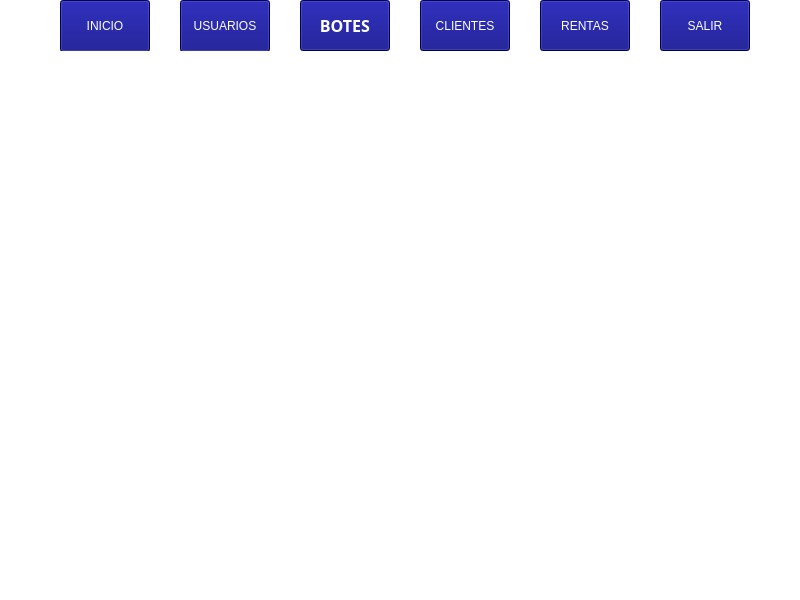
<?xml version="1.0" encoding="UTF-8"?>
<ui version="4.0">
 <class>MainWindow</class>
 <widget class="QMainWindow" name="MainWindow">
  <property name="geometry">
   <rect>
    <x>0</x>
    <y>0</y>
    <width>800</width>
    <height>600</height>
   </rect>
  </property>
  <property name="windowTitle">
   <string>S R B | INICIO</string>
  </property>
  <property name="windowIcon">
   <iconset>
    <normaloff>../../../public/img/icon-SRB.png</normaloff>../../public/img/icon-SRB.png</iconset>
  </property>
  <property name="styleSheet">
   <string notr="true">background-color: rgb(255, 255, 255);</string>
  </property>
  <widget class="QWidget" name="centralwidget">
   <widget class="QStackedWidget" name="stackedWidget">
    <property name="geometry">
     <rect>
      <x>0</x>
      <y>50</y>
      <width>791</width>
      <height>541</height>
     </rect>
    </property>
    <property name="currentIndex">
     <number>0</number>
    </property>
    <widget class="QWidget" name="page">
     <widget class="QLabel" name="lb_image">
   <property name="geometry">
    <rect>
     <x>120</x>
     <y>40</y>
     <width>551</width>
     <height>411</height>
    </rect>
   </property>
   <property name="styleSheet">
    <string notr="true"/>
   </property>
   <property name="text">
    <string/>
   </property>
   <property name="pixmap">
    <pixmap>../../../public/img/logo-SRB.png</pixmap>
   </property>
   <property name="scaledContents">
    <bool>true</bool>
   </property>
   <property name="alignment">
    <set>Qt::AlignCenter</set>
   </property>
  </widget>
    </widget>
    <widget class="QWidget" name="page_3">
     <widget class="QPushButton" name="btnInsertU">
      <property name="geometry">
       <rect>
        <x>20</x>
        <y>10</y>
        <width>281</width>
        <height>51</height>
       </rect>
      </property>
      <property name="styleSheet">
       <string notr="true">background-color: rgb(255, 170, 0);
font: 14pt &quot;Roboto Bk&quot;;
color: rgb(0, 0, 127);</string>
      </property>
      <property name="text">
       <string>AGREGAR USUARIO NUEVO</string>
      </property>
     </widget>
     <widget class="QTableView" name="tableView">
      <property name="geometry">
       <rect>
        <x>10</x>
        <y>70</y>
        <width>771</width>
        <height>441</height>
       </rect>
      </property>
     </widget>
    </widget>
    <widget class="QWidget" name="page_4">
     <widget class="QPushButton" name="btnInsertU_2">
      <property name="geometry">
       <rect>
        <x>20</x>
        <y>10</y>
        <width>281</width>
        <height>51</height>
       </rect>
      </property>
      <property name="styleSheet">
       <string notr="true">background-color: rgb(255, 170, 0);
font: 14pt &quot;Roboto Bk&quot;;
color: rgb(0, 0, 127);</string>
      </property>
      <property name="text">
       <string>REGISTRAR BOTE</string>
      </property>
     </widget>
     <widget class="QTableView" name="tableView_2">
      <property name="geometry">
       <rect>
        <x>10</x>
        <y>70</y>
        <width>771</width>
        <height>441</height>
       </rect>
      </property>
     </widget>
    </widget>
    <widget class="QWidget" name="page_5">
     <widget class="QPushButton" name="btnInsertU_3">
      <property name="geometry">
       <rect>
        <x>20</x>
        <y>10</y>
        <width>321</width>
        <height>51</height>
       </rect>
      </property>
      <property name="styleSheet">
       <string notr="true">background-color: rgb(255, 170, 0);
font: 14pt &quot;Roboto Bk&quot;;
color: rgb(0, 0, 127);</string>
      </property>
      <property name="text">
       <string>AGREGAR CLIENTE NUEVO</string>
      </property>
     </widget>
     <widget class="QTableView" name="tableView_3">
      <property name="geometry">
       <rect>
        <x>10</x>
        <y>70</y>
        <width>771</width>
        <height>441</height>
       </rect>
      </property>
     </widget>
    </widget>
    <widget class="QWidget" name="page_2">
     <widget class="QPushButton" name="btnInsertU_4">
      <property name="geometry">
       <rect>
        <x>10</x>
        <y>10</y>
        <width>251</width>
        <height>51</height>
       </rect>
      </property>
      <property name="styleSheet">
       <string notr="true">background-color: rgb(255, 170, 0);
font: 14pt &quot;Roboto Bk&quot;;
color: rgb(0, 0, 127);</string>
      </property>
      <property name="text">
       <string>REGISTRAR RENTA</string>
      </property>
     </widget>
     <widget class="QTableView" name="tableView_4">
      <property name="geometry">
       <rect>
        <x>10</x>
        <y>70</y>
        <width>771</width>
        <height>441</height>
       </rect>
      </property>
     </widget>
    </widget>
   </widget>
   <widget class="QWidget" name="widget" native="true">
    <property name="geometry">
     <rect>
      <x>0</x>
      <y>0</y>
      <width>801</width>
      <height>51</height>
     </rect>
    </property>
    <widget class="QPushButton" name="btnUsuarios">
     <property name="geometry">
      <rect>
       <x>180</x>
       <y>0</y>
       <width>90</width>
       <height>52</height>
      </rect>
     </property>
     <property name="styleSheet">
      <string notr="true">color: rgb(255, 255, 255);
background-color: rgb(0, 0, 127);
font: 75 12pt &quot;Utendo&quot;;</string>
     </property>
     <property name="text">
      <string>USUARIOS</string>
     </property>
    </widget>
    <widget class="QPushButton" name="btnBotes">
     <property name="geometry">
      <rect>
       <x>300</x>
       <y>0</y>
       <width>90</width>
       <height>51</height>
      </rect>
     </property>
     <property name="palette">
      <palette>
       <active>
        <colorrole role="WindowText">
         <brush brushstyle="SolidPattern">
          <color alpha="255">
           <red>255</red>
           <green>255</green>
           <blue>255</blue>
          </color>
         </brush>
        </colorrole>
        <colorrole role="Button">
         <brush brushstyle="SolidPattern">
          <color alpha="255">
           <red>0</red>
           <green>0</green>
           <blue>127</blue>
          </color>
         </brush>
        </colorrole>
        <colorrole role="Text">
         <brush brushstyle="SolidPattern">
          <color alpha="255">
           <red>255</red>
           <green>255</green>
           <blue>255</blue>
          </color>
         </brush>
        </colorrole>
        <colorrole role="ButtonText">
         <brush brushstyle="SolidPattern">
          <color alpha="255">
           <red>255</red>
           <green>255</green>
           <blue>255</blue>
          </color>
         </brush>
        </colorrole>
        <colorrole role="Base">
         <brush brushstyle="SolidPattern">
          <color alpha="255">
           <red>0</red>
           <green>0</green>
           <blue>127</blue>
          </color>
         </brush>
        </colorrole>
        <colorrole role="Window">
         <brush brushstyle="SolidPattern">
          <color alpha="255">
           <red>0</red>
           <green>0</green>
           <blue>127</blue>
          </color>
         </brush>
        </colorrole>
       </active>
       <inactive>
        <colorrole role="WindowText">
         <brush brushstyle="SolidPattern">
          <color alpha="255">
           <red>255</red>
           <green>255</green>
           <blue>255</blue>
          </color>
         </brush>
        </colorrole>
        <colorrole role="Button">
         <brush brushstyle="SolidPattern">
          <color alpha="255">
           <red>0</red>
           <green>0</green>
           <blue>127</blue>
          </color>
         </brush>
        </colorrole>
        <colorrole role="Text">
         <brush brushstyle="SolidPattern">
          <color alpha="255">
           <red>255</red>
           <green>255</green>
           <blue>255</blue>
          </color>
         </brush>
        </colorrole>
        <colorrole role="ButtonText">
         <brush brushstyle="SolidPattern">
          <color alpha="255">
           <red>255</red>
           <green>255</green>
           <blue>255</blue>
          </color>
         </brush>
        </colorrole>
        <colorrole role="Base">
         <brush brushstyle="SolidPattern">
          <color alpha="255">
           <red>0</red>
           <green>0</green>
           <blue>127</blue>
          </color>
         </brush>
        </colorrole>
        <colorrole role="Window">
         <brush brushstyle="SolidPattern">
          <color alpha="255">
           <red>0</red>
           <green>0</green>
           <blue>127</blue>
          </color>
         </brush>
        </colorrole>
       </inactive>
       <disabled>
        <colorrole role="WindowText">
         <brush brushstyle="SolidPattern">
          <color alpha="255">
           <red>255</red>
           <green>255</green>
           <blue>255</blue>
          </color>
         </brush>
        </colorrole>
        <colorrole role="Button">
         <brush brushstyle="SolidPattern">
          <color alpha="255">
           <red>0</red>
           <green>0</green>
           <blue>127</blue>
          </color>
         </brush>
        </colorrole>
        <colorrole role="Text">
         <brush brushstyle="SolidPattern">
          <color alpha="255">
           <red>255</red>
           <green>255</green>
           <blue>255</blue>
          </color>
         </brush>
        </colorrole>
        <colorrole role="ButtonText">
         <brush brushstyle="SolidPattern">
          <color alpha="255">
           <red>255</red>
           <green>255</green>
           <blue>255</blue>
          </color>
         </brush>
        </colorrole>
        <colorrole role="Base">
         <brush brushstyle="SolidPattern">
          <color alpha="255">
           <red>0</red>
           <green>0</green>
           <blue>127</blue>
          </color>
         </brush>
        </colorrole>
        <colorrole role="Window">
         <brush brushstyle="SolidPattern">
          <color alpha="255">
           <red>0</red>
           <green>0</green>
           <blue>127</blue>
          </color>
         </brush>
        </colorrole>
       </disabled>
      </palette>
     </property>
     <property name="font">
      <font>
       <family>Utendo</family>
       <pointsize>12</pointsize>
       <weight>75</weight>
       <bold>true</bold>
      </font>
     </property>
     <property name="styleSheet">
      <string notr="true">background-color: rgb(0, 0, 127);
color: rgb(255, 255, 255);</string>
     </property>
     <property name="text">
      <string>BOTES</string>
     </property>
    </widget>
    <widget class="QPushButton" name="btnClientes">
     <property name="geometry">
      <rect>
       <x>420</x>
       <y>0</y>
       <width>90</width>
       <height>51</height>
      </rect>
     </property>
     <property name="styleSheet">
      <string notr="true">background-color: rgb(0, 0, 127);
font: 75 12pt &quot;Utendo&quot;;
color: rgb(255, 255, 255);</string>
     </property>
     <property name="text">
      <string>CLIENTES</string>
     </property>
    </widget>
    <widget class="QPushButton" name="btnRenta">
     <property name="geometry">
      <rect>
       <x>540</x>
       <y>0</y>
       <width>90</width>
       <height>51</height>
      </rect>
     </property>
     <property name="styleSheet">
      <string notr="true">color: rgb(255, 255, 255);
background-color: rgb(0, 0, 127);
font: 75 12pt &quot;Utendo&quot;;</string>
     </property>
     <property name="text">
      <string>RENTAS</string>
     </property>
    </widget>
    <widget class="QPushButton" name="btnSalir">
     <property name="geometry">
      <rect>
       <x>660</x>
       <y>0</y>
       <width>90</width>
       <height>51</height>
      </rect>
     </property>
     <property name="styleSheet">
      <string notr="true">color: rgb(255, 255, 255);
font: 75 12pt &quot;Utendo&quot;;
background-color: rgb(0, 0, 127);</string>
     </property>
     <property name="text">
      <string>SALIR</string>
     </property>
    </widget>
    <widget class="QPushButton" name="btnUsuarios_2">
     <property name="geometry">
      <rect>
       <x>60</x>
       <y>0</y>
       <width>90</width>
       <height>52</height>
      </rect>
     </property>
     <property name="styleSheet">
      <string notr="true">color: rgb(255, 255, 255);
background-color: rgb(0, 0, 127);
font: 75 12pt &quot;Utendo&quot;;</string>
     </property>
     <property name="text">
      <string>INICIO</string>
     </property>
    </widget>
   </widget>
  </widget>
  <widget class="QStatusBar" name="statusbar"/>
 </widget>
 <resources>
  <include location="../logo-srb.qrc"/>
 </resources>
 <connections/>
</ui>
